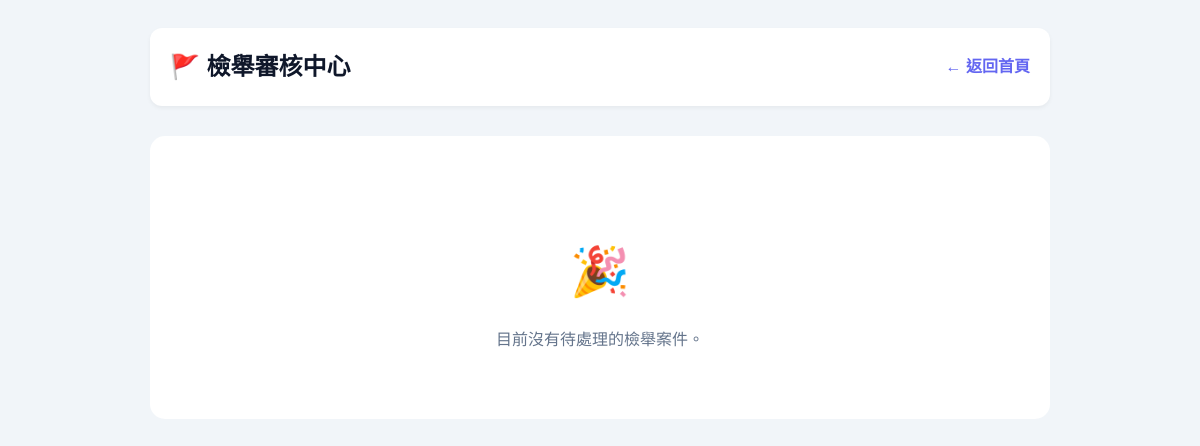
/admin_reports.php (signed in), run on an earlier commit of the app's database.
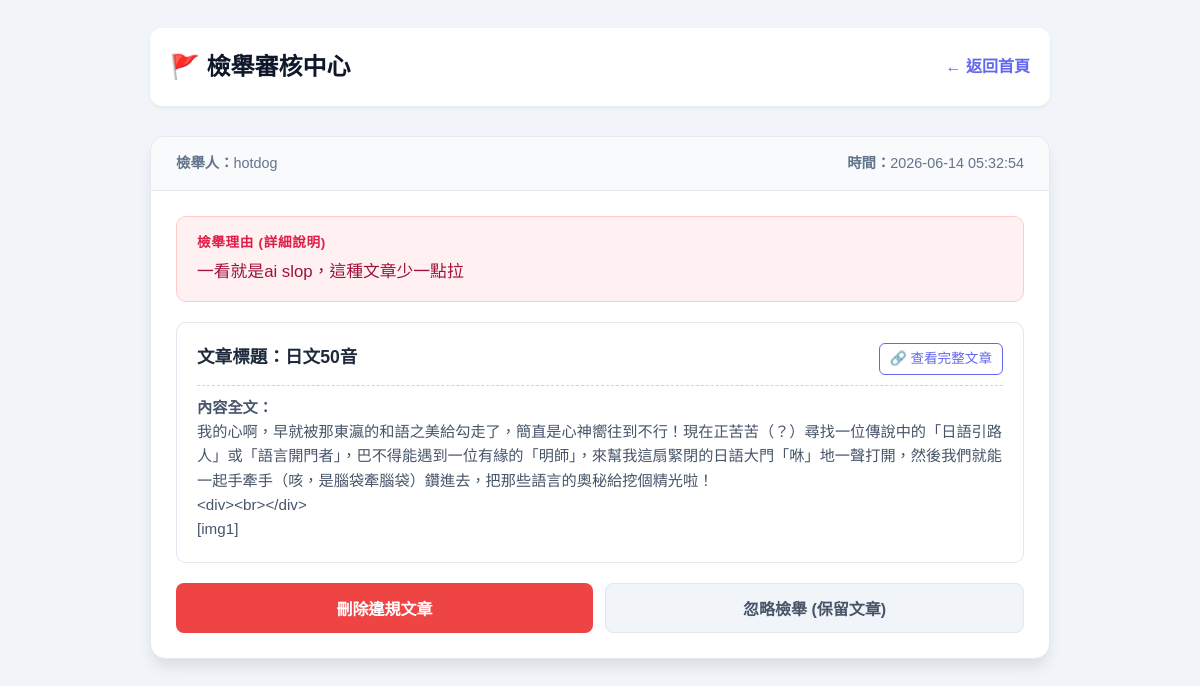
And on a later commit of the database.
### tables this page shows
CREATE TABLE `reports` (
  `id` int(11) NOT NULL,
  `post_id` int(11) NOT NULL,
  `user_id` int(11) NOT NULL,
  `reason` text NOT NULL,
  `status` int(11) DEFAULT 0,
  `created_at` timestamp NOT NULL DEFAULT current_timestamp()
);

CREATE TABLE `users` (
  `id` int(11) NOT NULL,
  `username` varchar(50) NOT NULL,
  `password` varchar(255) NOT NULL,
  `role` tinyint(1) NOT NULL DEFAULT 0,
  `email` varchar(100) NOT NULL,
  `created_at` datetime NOT NULL DEFAULT current_timestamp(),
  `bio` text DEFAULT NULL,
  `age` int(11) DEFAULT NULL,
  `gender` varchar(50) DEFAULT NULL,
  `interests` varchar(255) DEFAULT NULL,
  `location` varchar(255) DEFAULT NULL,
  `profile_img` varchar(255) DEFAULT 'default_avatar.png',
  `last_announcement_view` datetime DEFAULT '1970-01-01 00:00:00',
  `banner_img` varchar(255) DEFAULT NULL,
  `reset_token` varchar(255) DEFAULT NULL,
  `reset_expiry` datetime DEFAULT NULL
);

CREATE TABLE `posts` (
  `id` int(11) NOT NULL,
  `title` varchar(255) NOT NULL,
  `content` text NOT NULL,
  `user_id` int(11) NOT NULL,
  `category_id` int(11) NOT NULL,
  `created_at` datetime NOT NULL DEFAULT current_timestamp(),
  `post_img` varchar(255) DEFAULT NULL
);

### admin_reports.php (the view, shortened to what this page needs)
<?php
require_once "includes/dbh.inc.php";
try {
    $sql = "SELECT r.*, p.title as post_title, p.content as post_content, u.username as reporter
            FROM reports r
            JOIN posts p ON r.post_id = p.id
            JOIN users u ON r.user_id = u.id
            WHERE r.status = 0
            ORDER BY r.created_at DESC";
    $reports = $pdo->query($sql)->fetchAll();
} catch (PDOException $e) {
    die("讀取檢舉失敗");
}
?>
<!DOCTYPE html>
<html lang="zh-TW">
<head>
</head>
<body>
<div class="container">
    <div class="header">
        <h1>🚩 檢舉審核中心</h1>
        <a href="index.php" class="back-link">← 返回首頁</a>
    </div>
    <?php if(count($reports) == 0): ?>
        <div style="text-align: center; padding: 50px; background: white; border-radius: 15px; color: #64748b;">
            <p style="font-size: 3rem; margin-bottom: 10px;">🎉</p>
            <p>目前沒有待處理的檢舉案件。</p>
        </div>
    <?php endif; ?>
    <?php foreach ($reports as $r): ?>
        <div class="report-card">
            <div class="report-meta">
                <span><strong>檢舉人：</strong><?= htmlspecialchars($r['reporter']) ?></span>
                <span><strong>時間：</strong><?= $r['created_at'] ?></span>
            </div>
            <div class="report-body">
                <div class="reason-section">
                    <span class="reason-label">檢舉理由 (詳細說明)</span>
                    <div class="reason-text"><?= nl2br(htmlspecialchars($r['reason'])) ?></div>
                </div>
                <div class="post-preview">
                    <div class="post-header">
                        <span class="post-title">文章標題：<?= htmlspecialchars($r['post_title']) ?></span>
                        <a href="view_post.php?id=<?= $r['post_id'] ?>" target="_blank" class="view-post-link">🔗 查看完整文章</a>
                    </div>
                    <div class="post-content">
                        <strong>內容全文：</strong><br>
                        <?= nl2br(htmlspecialchars($r['post_content'])) ?>
                    </div>
                </div>
                <form method="POST" onsubmit="return confirm('確定執行此操作嗎？');">
                    <div class="actions">
                        <button type="submit" name="action" value="delete_post" class="btn btn-danger">刪除違規文章</button>
                        <button type="submit" name="action" value="ignore_report" class="btn btn-secondary">忽略檢舉 (保留文章)</button>
                    </div>
                </form>
            </div>
        </div>
    <?php endforeach; ?>
</div>
</body>
</html>

What changed in the data, as far as the page shows it:
added reports: user.username "hotdog", created_at "2026-06-14 05:32:54", reason "一看就是ai slop，這種文章少一點拉", post.title "日文50音", post.content "我的心啊，早就被那東瀛的和語之美給勾走了，簡直是心神嚮往到不行！現在正苦苦（？）尋找一位傳說中的「日語引路人」或「語言開門者」，巴不得能遇到一位有緣的「明師」，來幫我這扇緊閉的日語大門「咻」地一聲打開，然後我們就能一起手牽手（咳，是腦袋牽腦袋）鑽進去，把那些語言的奧秘給挖個精光啦！ <div><br></div> [img1]"
Also different on the page:
text no longer shown: "🎉 目前沒有待處理的檢舉案件。"
